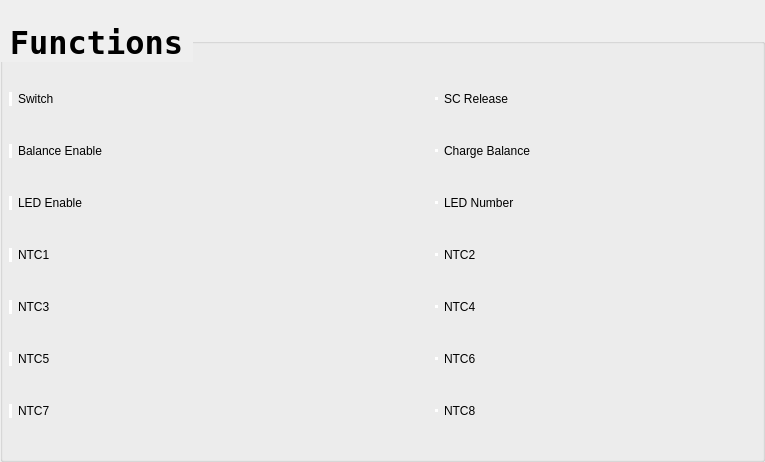
    <widget class="QGroupBox" name="Functions">
     <property name="geometry">
      <rect>
       <x>6</x>
       <y>5</y>
       <width>765</width>
       <height>462</height>
      </rect>
     </property>
     <property name="font">
      <font>
       <family>Luxi Mono</family>
       <pointsize>24</pointsize>
       <weight>75</weight>
       <bold>true</bold>
       <kerning>false</kerning>
      </font>
     </property>
     <property name="styleSheet">
      <string notr="true">QGroupBox::title{
	font = 50pt &quot;Magneto&quot;;
	padding: 24 0px 0 0px
}
QLabel{
	font: 24pt &quot;Luxi Mono&quot;;
}

QSlider::groove:horizontal {
border: 1px solid;
height: 30px; 
margin: 0px;}
QSlider::handle:horizontal {
background-color: black;
border: 5px solid;
height: 50px;
width: 70px; 
margin: 0px 0px;}

QDoubleSpinBox::up-button { 
subcontrol-origin: margin;
subcontrol-position: center left;
width: 40px;
height: 43px;}

QDoubleSpinBox::down-button { 
width: 40px;
height: 43px;}</string>
     </property>
     <property name="title">
      <string>Functions</string>
     </property>
     <widget class="QWidget" name="gridLayoutWidget_2">
      <property name="geometry">
       <rect>
        <x>9</x>
        <y>60</y>
        <width>846</width>
        <height>393</height>
       </rect>
      </property>
      <layout class="QGridLayout" name="gridLayout_2">
       <item row="0" column="3">
        <widget class="QPushButton" name="SCReleaseBtn">
         <property name="sizeIncrement">
          <size>
           <width>10</width>
           <height>0</height>
          </size>
         </property>
         <property name="font">
          <font>
           <family>Magneto</family>
           <pointsize>-1</pointsize>
           <weight>50</weight>
           <italic>false</italic>
           <bold>false</bold>
          </font>
         </property>
         <property name="styleSheet">
          <string notr="true">QLabel{
font: 80pt 'Mistral'}
QGroupBox::title{
	font = 50pt &quot;Magneto&quot;;
	padding: -25 0px 0 0px
}


QPushButton { 
	background: white;
	font: 80px &quot;Magneto&quot;;
	border : none}

QRadioButton {
	border: 20;
	padding: 10px;
	background: white;
	selectionbackgroundcolor: dark grey;
	font: 50px;
}

QRadioButton::indicator{
border : 5px solid black; 
width : 25px;
height : 50px; 
border radius : 1px}

QCheckBox::indicator {
     width: 60px;
     height: 60px;
 }</string>
         </property>
         <property name="text">
          <string/>
         </property>
         <property name="icon">
          <iconset resource="ampy.qrc">
           <normaloff>:/root/radio_off.png</normaloff>
           <normalon>:/root/radio_on.png</normalon>:/root/radio_off.png</iconset>
         </property>
         <property name="iconSize">
          <size>
           <width>45</width>
           <height>45</height>
          </size>
         </property>
         <property name="checkable">
          <bool>true</bool>
         </property>
         <property name="autoExclusive">
          <bool>false</bool>
         </property>
        </widget>
       </item>
       <item row="0" column="4">
        <widget class="QLabel" name="SCReleaseLabel">
         <property name="sizePolicy">
          <sizepolicy hsizetype="Expanding" vsizetype="Minimum">
           <horstretch>0</horstretch>
           <verstretch>0</verstretch>
          </sizepolicy>
         </property>
         <property name="text">
          <string>SC Release</string>
         </property>
        </widget>
       </item>
       <item row="3" column="0">
        <widget class="QPushButton" name="NTC1Btn">
         <property name="sizePolicy">
          <sizepolicy hsizetype="Minimum" vsizetype="Minimum">
           <horstretch>0</horstretch>
           <verstretch>0</verstretch>
          </sizepolicy>
         </property>
         <property name="sizeIncrement">
          <size>
           <width>10</width>
           <height>0</height>
          </size>
         </property>
         <property name="font">
          <font>
           <family>Magneto</family>
           <pointsize>-1</pointsize>
           <weight>50</weight>
           <italic>false</italic>
           <bold>false</bold>
          </font>
         </property>
         <property name="styleSheet">
          <string notr="true">QLabel{
font: 80pt 'Mistral'}
QGroupBox::title{
	font = 50pt &quot;Magneto&quot;;
	padding: -25 0px 0 0px
}


QPushButton { 
	background: white;
	font: 80px &quot;Magneto&quot;;
	border : none}

QRadioButton {
	border: 20;
	padding: 10px;
	background: white;
	selectionbackgroundcolor: dark grey;
	font: 50px;
}

QRadioButton::indicator{
border : 5px solid black; 
width : 25px;
height : 50px; 
border radius : 1px}

QCheckBox::indicator {
     width: 60px;
     height: 60px;
 }</string>
         </property>
         <property name="text">
          <string/>
         </property>
         <property name="icon">
          <iconset resource="ampy.qrc">
           <normaloff>:/root/radio_off.png</normaloff>
           <normalon>:/root/radio_on.png</normalon>:/root/radio_off.png</iconset>
         </property>
         <property name="iconSize">
          <size>
           <width>45</width>
           <height>45</height>
          </size>
         </property>
         <property name="checkable">
          <bool>true</bool>
         </property>
         <property name="autoExclusive">
          <bool>false</bool>
         </property>
        </widget>
       </item>
       <item row="2" column="0">
        <widget class="QPushButton" name="LEDEnableBtn">
         <property name="sizePolicy">
          <sizepolicy hsizetype="Minimum" vsizetype="Minimum">
           <horstretch>0</horstretch>
           <verstretch>0</verstretch>
          </sizepolicy>
         </property>
         <property name="sizeIncrement">
          <size>
           <width>10</width>
           <height>0</height>
          </size>
         </property>
         <property name="font">
          <font>
           <family>Magneto</family>
           <pointsize>-1</pointsize>
           <weight>50</weight>
           <italic>false</italic>
           <bold>false</bold>
          </font>
         </property>
         <property name="styleSheet">
          <string notr="true">QLabel{
font: 80pt 'Mistral'}
QGroupBox::title{
	font = 50pt &quot;Magneto&quot;;
	padding: -25 0px 0 0px
}


QPushButton { 
	background: white;
	font: 80px &quot;Magneto&quot;;
	border : none}

QRadioButton {
	border: 20;
	padding: 10px;
	background: white;
	selectionbackgroundcolor: dark grey;
	font: 50px;
}

QRadioButton::indicator{
border : 5px solid black; 
width : 25px;
height : 50px; 
border radius : 1px}

QCheckBox::indicator {
     width: 60px;
     height: 60px;
 }</string>
         </property>
         <property name="text">
          <string/>
         </property>
         <property name="icon">
          <iconset resource="ampy.qrc">
           <normaloff>:/root/radio_off.png</normaloff>
           <normalon>:/root/radio_on.png</normalon>:/root/radio_off.png</iconset>
         </property>
         <property name="iconSize">
          <size>
           <width>45</width>
           <height>45</height>
          </size>
         </property>
         <property name="checkable">
          <bool>true</bool>
         </property>
         <property name="autoExclusive">
          <bool>false</bool>
         </property>
        </widget>
       </item>
       <item row="1" column="0">
        <widget class="QPushButton" name="BalanceEnableBtn">
         <property name="sizePolicy">
          <sizepolicy hsizetype="Minimum" vsizetype="Minimum">
           <horstretch>0</horstretch>
           <verstretch>0</verstretch>
          </sizepolicy>
         </property>
         <property name="sizeIncrement">
          <size>
           <width>10</width>
           <height>0</height>
          </size>
         </property>
         <property name="font">
          <font>
           <family>Magneto</family>
           <pointsize>-1</pointsize>
           <weight>50</weight>
           <italic>false</italic>
           <bold>false</bold>
          </font>
         </property>
         <property name="styleSheet">
          <string notr="true">QLabel{
font: 80pt 'Mistral'}
QGroupBox::title{
	font = 50pt &quot;Magneto&quot;;
	padding: -25 0px 0 0px
}


QPushButton { 
	background: white;
	font: 80px &quot;Magneto&quot;;
	border : none}

QRadioButton {
	border: 20;
	padding: 10px;
	background: white;
	selectionbackgroundcolor: dark grey;
	font: 50px;
}

QRadioButton::indicator{
border : 5px solid black; 
width : 25px;
height : 50px; 
border radius : 1px}

QCheckBox::indicator {
     width: 60px;
     height: 60px;
 }</string>
         </property>
         <property name="text">
          <string/>
         </property>
         <property name="icon">
          <iconset resource="ampy.qrc">
           <normaloff>:/root/radio_off.png</normaloff>
           <normalon>:/root/radio_on.png</normalon>:/root/radio_off.png</iconset>
         </property>
         <property name="iconSize">
          <size>
           <width>45</width>
           <height>45</height>
          </size>
         </property>
         <property name="checkable">
          <bool>true</bool>
         </property>
         <property name="autoExclusive">
          <bool>false</bool>
         </property>
        </widget>
       </item>
       <item row="4" column="0">
        <widget class="QPushButton" name="NTC3Btn">
         <property name="sizePolicy">
          <sizepolicy hsizetype="Minimum" vsizetype="Minimum">
           <horstretch>0</horstretch>
           <verstretch>0</verstretch>
          </sizepolicy>
         </property>
         <property name="sizeIncrement">
          <size>
           <width>10</width>
           <height>0</height>
          </size>
         </property>
         <property name="font">
          <font>
           <family>Magneto</family>
           <pointsize>-1</pointsize>
           <weight>50</weight>
           <italic>false</italic>
           <bold>false</bold>
          </font>
         </property>
         <property name="styleSheet">
          <string notr="true">QLabel{
font: 80pt 'Mistral'}
QGroupBox::title{
	font = 50pt &quot;Magneto&quot;;
	padding: -25 0px 0 0px
}


QPushButton { 
	background: white;
	font: 80px &quot;Magneto&quot;;
	border : none}

QRadioButton {
	border: 20;
	padding: 10px;
	background: white;
	selectionbackgroundcolor: dark grey;
	font: 50px;
}

QRadioButton::indicator{
border : 5px solid black; 
width : 25px;
height : 50px; 
border radius : 1px}

QCheckBox::indicator {
     width: 60px;
     height: 60px;
 }</string>
         </property>
         <property name="text">
          <string/>
         </property>
         <property name="icon">
          <iconset resource="ampy.qrc">
           <normaloff>:/root/radio_off.png</normaloff>
           <normalon>:/root/radio_on.png</normalon>:/root/radio_off.png</iconset>
         </property>
         <property name="iconSize">
          <size>
           <width>45</width>
           <height>45</height>
          </size>
         </property>
         <property name="checkable">
          <bool>true</bool>
         </property>
         <property name="autoExclusive">
          <bool>false</bool>
         </property>
        </widget>
       </item>
       <item row="5" column="2">
        <widget class="QLabel" name="NTC5Label">
         <property name="sizePolicy">
          <sizepolicy hsizetype="Expanding" vsizetype="Minimum">
           <horstretch>0</horstretch>
           <verstretch>0</verstretch>
          </sizepolicy>
         </property>
         <property name="text">
          <string>NTC5</string>
         </property>
        </widget>
       </item>
       <item row="0" column="0">
        <widget class="QPushButton" name="SwitchBtn">
         <property name="sizePolicy">
          <sizepolicy hsizetype="Minimum" vsizetype="Minimum">
           <horstretch>0</horstretch>
           <verstretch>0</verstretch>
          </sizepolicy>
         </property>
         <property name="sizeIncrement">
          <size>
           <width>10</width>
           <height>0</height>
          </size>
         </property>
         <property name="font">
          <font>
           <family>Magneto</family>
           <pointsize>-1</pointsize>
           <weight>50</weight>
           <italic>false</italic>
           <bold>false</bold>
          </font>
         </property>
         <property name="styleSheet">
          <string notr="true">QLabel{
font: 80pt 'Mistral'}
QGroupBox::title{
	font = 50pt &quot;Magneto&quot;;
	padding: -25 0px 0 0px
}


QPushButton { 
	background: white;
	font: 80px &quot;Magneto&quot;;
	border : none}

QRadioButton {
	border: 20;
	padding: 10px;
	background: white;
	selectionbackgroundcolor: dark grey;
	font: 50px;
}

QRadioButton::indicator{
border : 5px solid black; 
width : 25px;
height : 50px; 
border radius : 1px}

QCheckBox::indicator {
     width: 60px;
     height: 60px;
 }</string>
         </property>
         <property name="text">
          <string/>
         </property>
         <property name="icon">
          <iconset resource="ampy.qrc">
           <normaloff>:/root/radio_off.png</normaloff>
           <normalon>:/root/radio_on.png</normalon>:/root/radio_off.png</iconset>
         </property>
         <property name="iconSize">
          <size>
           <width>45</width>
           <height>45</height>
          </size>
         </property>
         <property name="checkable">
          <bool>true</bool>
         </property>
         <property name="autoExclusive">
          <bool>false</bool>
         </property>
        </widget>
       </item>
       <item row="1" column="4">
        <widget class="QLabel" name="ChargeBalanceLabel">
         <property name="sizePolicy">
          <sizepolicy hsizetype="Expanding" vsizetype="Minimum">
           <horstretch>0</horstretch>
           <verstretch>0</verstretch>
          </sizepolicy>
         </property>
         <property name="text">
          <string>Charge Balance</string>
         </property>
        </widget>
       </item>
       <item row="2" column="2">
        <widget class="QLabel" name="LEDEnableLabel">
         <property name="sizePolicy">
          <sizepolicy hsizetype="Expanding" vsizetype="Minimum">
           <horstretch>0</horstretch>
           <verstretch>0</verstretch>
          </sizepolicy>
         </property>
         <property name="text">
          <string>LED Enable</string>
         </property>
        </widget>
       </item>
       <item row="2" column="4">
        <widget class="QLabel" name="LEDNumberLabel">
         <property name="sizePolicy">
          <sizepolicy hsizetype="Expanding" vsizetype="Minimum">
           <horstretch>0</horstretch>
           <verstretch>0</verstretch>
          </sizepolicy>
         </property>
         <property name="text">
          <string>LED Number</string>
         </property>
        </widget>
       </item>
       <item row="2" column="3">
        <widget class="QPushButton" name="LEDNumberBtn">
         <property name="sizeIncrement">
          <size>
           <width>10</width>
           <height>0</height>
          </size>
         </property>
         <property name="font">
          <font>
           <family>Magneto</family>
           <pointsize>-1</pointsize>
           <weight>50</weight>
           <italic>false</italic>
           <bold>false</bold>
          </font>
         </property>
         <property name="styleSheet">
          <string notr="true">QLabel{
font: 80pt 'Mistral'}
QGroupBox::title{
	font = 50pt &quot;Magneto&quot;;
	padding: -25 0px 0 0px
}


QPushButton { 
	background: white;
	font: 80px &quot;Magneto&quot;;
	border : none}

QRadioButton {
	border: 20;
	padding: 10px;
	background: white;
	selectionbackgroundcolor: dark grey;
	font: 50px;
}

QRadioButton::indicator{
border : 5px solid black; 
width : 25px;
height : 50px; 
border radius : 1px}

QCheckBox::indicator {
     width: 60px;
     height: 60px;
 }</string>
         </property>
         <property name="text">
          <string/>
         </property>
         <property name="icon">
          <iconset resource="ampy.qrc">
           <normaloff>:/root/radio_off.png</normaloff>
           <normalon>:/root/radio_on.png</normalon>:/root/radio_off.png</iconset>
         </property>
         <property name="iconSize">
          <size>
           <width>45</width>
           <height>45</height>
          </size>
         </property>
         <property name="checkable">
          <bool>true</bool>
         </property>
         <property name="autoExclusive">
          <bool>false</bool>
         </property>
        </widget>
       </item>
       <item row="0" column="2">
        <widget class="QLabel" name="SwitchLabel">
         <property name="sizePolicy">
          <sizepolicy hsizetype="Expanding" vsizetype="Minimum">
           <horstretch>0</horstretch>
           <verstretch>0</verstretch>
          </sizepolicy>
         </property>
         <property name="text">
          <string>Switch</string>
         </property>
        </widget>
       </item>
       <item row="1" column="3">
        <widget class="QPushButton" name="ChargeBalanceBtn">
         <property name="sizeIncrement">
          <size>
           <width>10</width>
           <height>0</height>
          </size>
         </property>
         <property name="font">
          <font>
           <family>Magneto</family>
           <pointsize>-1</pointsize>
           <weight>50</weight>
           <italic>false</italic>
           <bold>false</bold>
          </font>
         </property>
         <property name="styleSheet">
          <string notr="true">QLabel{
font: 80pt 'Mistral'}
QGroupBox::title{
	font = 50pt &quot;Magneto&quot;;
	padding: -25 0px 0 0px
}


QPushButton { 
	background: white;
	font: 80px &quot;Magneto&quot;;
	border : none}

QRadioButton {
	border: 20;
	padding: 10px;
	background: white;
	selectionbackgroundcolor: dark grey;
	font: 50px;
}

QRadioButton::indicator{
border : 5px solid black; 
width : 25px;
height : 50px; 
border radius : 1px}

QCheckBox::indicator {
     width: 60px;
     height: 60px;
 }</string>
         </property>
         <property name="text">
          <string/>
         </property>
         <property name="icon">
          <iconset resource="ampy.qrc">
           <normaloff>:/root/radio_off.png</normaloff>
           <normalon>:/root/radio_on.png</normalon>:/root/radio_off.png</iconset>
         </property>
         <property name="iconSize">
          <size>
           <width>45</width>
           <height>45</height>
          </size>
         </property>
         <property name="checkable">
          <bool>true</bool>
         </property>
         <property name="autoExclusive">
          <bool>false</bool>
         </property>
        </widget>
       </item>
       <item row="3" column="3">
        <widget class="QPushButton" name="NTC2Btn">
         <property name="sizeIncrement">
          <size>
           <width>10</width>
           <height>0</height>
          </size>
         </property>
         <property name="font">
          <font>
           <family>Magneto</family>
           <pointsize>-1</pointsize>
           <weight>50</weight>
           <italic>false</italic>
           <bold>false</bold>
          </font>
         </property>
         <property name="styleSheet">
          <string notr="true">QLabel{
font: 80pt 'Mistral'}
QGroupBox::title{
	font = 50pt &quot;Magneto&quot;;
	padding: -25 0px 0 0px
}


QPushButton { 
	background: white;
	font: 80px &quot;Magneto&quot;;
	border : none}

QRadioButton {
	border: 20;
	padding: 10px;
	background: white;
	selectionbackgroundcolor: dark grey;
	font: 50px;
}

QRadioButton::indicator{
border : 5px solid black; 
width : 25px;
height : 50px; 
border radius : 1px}

QCheckBox::indicator {
     width: 60px;
     height: 60px;
 }</string>
         </property>
         <property name="text">
          <string/>
         </property>
         <property name="icon">
          <iconset resource="ampy.qrc">
           <normaloff>:/root/radio_off.png</normaloff>
           <normalon>:/root/radio_on.png</normalon>:/root/radio_off.png</iconset>
         </property>
         <property name="iconSize">
          <size>
           <width>45</width>
           <height>45</height>
          </size>
         </property>
         <property name="checkable">
          <bool>true</bool>
         </property>
         <property name="autoExclusive">
          <bool>false</bool>
         </property>
        </widget>
       </item>
       <item row="4" column="3">
        <widget class="QPushButton" name="NTC4Btn">
         <property name="sizeIncrement">
          <size>
           <width>10</width>
           <height>0</height>
          </size>
         </property>
         <property name="font">
          <font>
           <family>Magneto</family>
           <pointsize>-1</pointsize>
           <weight>50</weight>
           <italic>false</italic>
           <bold>false</bold>
          </font>
         </property>
         <property name="styleSheet">
          <string notr="true">QLabel{
font: 80pt 'Mistral'}
QGroupBox::title{
	font = 50pt &quot;Magneto&quot;;
	padding: -25 0px 0 0px
}


QPushButton { 
	background: white;
	font: 80px &quot;Magneto&quot;;
	border : none}

QRadioButton {
	border: 20;
	padding: 10px;
	background: white;
	selectionbackgroundcolor: dark grey;
	font: 50px;
}

QRadioButton::indicator{
border : 5px solid black; 
width : 25px;
height : 50px; 
border radius : 1px}

QCheckBox::indicator {
     width: 60px;
     height: 60px;
 }</string>
         </property>
         <property name="text">
          <string/>
         </property>
         <property name="icon">
          <iconset resource="ampy.qrc">
           <normaloff>:/root/radio_off.png</normaloff>
           <normalon>:/root/radio_on.png</normalon>:/root/radio_off.png</iconset>
         </property>
         <property name="iconSize">
          <size>
           <width>45</width>
           <height>45</height>
          </size>
         </property>
         <property name="checkable">
          <bool>true</bool>
         </property>
         <property name="autoExclusive">
          <bool>false</bool>
         </property>
        </widget>
       </item>
       <item row="5" column="0">
        <widget class="QPushButton" name="NTC5Btn">
         <property name="sizePolicy">
          <sizepolicy hsizetype="Minimum" vsizetype="Minimum">
           <horstretch>0</horstretch>
           <verstretch>0</verstretch>
          </sizepolicy>
         </property>
         <property name="sizeIncrement">
          <size>
           <width>10</width>
           <height>0</height>
          </size>
         </property>
         <property name="font">
          <font>
           <family>Magneto</family>
           <pointsize>-1</pointsize>
           <weight>50</weight>
           <italic>false</italic>
           <bold>false</bold>
          </font>
         </property>
         <property name="styleSheet">
          <string notr="true">QLabel{
font: 80pt 'Mistral'}
QGroupBox::title{
	font = 50pt &quot;Magneto&quot;;
	padding: -25 0px 0 0px
}


QPushButton { 
	background: white;
	font: 80px &quot;Magneto&quot;;
	border : none}

QRadioButton {
	border: 20;
	padding: 10px;
	background: white;
	selectionbackgroundcolor: dark grey;
	font: 50px;
}

QRadioButton::indicator{
border : 5px solid black; 
width : 25px;
height : 50px; 
border radius : 1px}

QCheckBox::indicator {
     width: 60px;
     height: 60px;
 }</string>
         </property>
         <property name="text">
          <string/>
         </property>
         <property name="icon">
          <iconset resource="ampy.qrc">
           <normaloff>:/root/radio_off.png</normaloff>
           <normalon>:/root/radio_on.png</normalon>:/root/radio_off.png</iconset>
         </property>
         <property name="iconSize">
          <size>
           <width>45</width>
           <height>45</height>
          </size>
         </property>
         <property name="checkable">
          <bool>true</bool>
         </property>
         <property name="autoExclusive">
          <bool>false</bool>
         </property>
        </widget>
       </item>
       <item row="6" column="0">
        <widget class="QPushButton" name="NTC7Btn">
         <property name="sizePolicy">
          <sizepolicy hsizetype="Minimum" vsizetype="Minimum">
           <horstretch>0</horstretch>
           <verstretch>0</verstretch>
          </sizepolicy>
         </property>
         <property name="sizeIncrement">
          <size>
           <width>10</width>
           <height>0</height>
          </size>
         </property>
         <property name="font">
          <font>
           <family>Magneto</family>
           <pointsize>-1</pointsize>
           <weight>50</weight>
           <italic>false</italic>
           <bold>false</bold>
          </font>
         </property>
         <property name="styleSheet">
          <string notr="true">QLabel{
font: 80pt 'Mistral'}
QGroupBox::title{
	font = 50pt &quot;Magneto&quot;;
	padding: -25 0px 0 0px
}


QPushButton { 
	background: white;
	font: 80px &quot;Magneto&quot;;
	border : none}

QRadioButton {
	border: 20;
	padding: 10px;
	background: white;
	selectionbackgroundcolor: dark grey;
	font: 50px;
}

QRadioButton::indicator{
border : 5px solid black; 
width : 25px;
height : 50px; 
border radius : 1px}

QCheckBox::indicator {
     width: 60px;
     height: 60px;
 }</string>
         </property>
         <property name="text">
          <string/>
         </property>
         <property name="icon">
          <iconset resource="ampy.qrc">
           <normaloff>:/root/radio_off.png</normaloff>
           <normalon>:/root/radio_on.png</normalon>:/root/radio_off.png</iconset>
         </property>
         <property name="iconSize">
          <size>
           <width>45</width>
           <height>45</height>
          </size>
         </property>
         <property name="checkable">
          <bool>true</bool>
         </property>
         <property name="autoExclusive">
          <bool>false</bool>
         </property>
        </widget>
       </item>
       <item row="4" column="2">
        <widget class="QLabel" name="NTC3Label">
         <property name="sizePolicy">
          <sizepolicy hsizetype="Expanding" vsizetype="Minimum">
           <horstretch>0</horstretch>
           <verstretch>0</verstretch>
          </sizepolicy>
         </property>
         <property name="text">
          <string>NTC3</string>
         </property>
        </widget>
       </item>
       <item row="4" column="4">
        <widget class="QLabel" name="NTC4Label">
         <property name="sizePolicy">
          <sizepolicy hsizetype="Expanding" vsizetype="Minimum">
           <horstretch>0</horstretch>
           <verstretch>0</verstretch>
          </sizepolicy>
         </property>
         <property name="text">
          <string>NTC4</string>
         </property>
        </widget>
       </item>
       <item row="6" column="2">
        <widget class="QLabel" name="NTC7Label">
         <property name="sizePolicy">
          <sizepolicy hsizetype="Expanding" vsizetype="Minimum">
           <horstretch>0</horstretch>
           <verstretch>0</verstretch>
          </sizepolicy>
         </property>
         <property name="text">
          <string>NTC7</string>
         </property>
        </widget>
       </item>
       <item row="3" column="2">
        <widget class="QLabel" name="NTC1Label">
         <property name="sizePolicy">
          <sizepolicy hsizetype="Expanding" vsizetype="Minimum">
           <horstretch>0</horstretch>
           <verstretch>0</verstretch>
          </sizepolicy>
         </property>
         <property name="text">
          <string>NTC1</string>
         </property>
        </widget>
       </item>
       <item row="6" column="3">
        <widget class="QPushButton" name="NTC8Btn">
         <property name="sizeIncrement">
          <size>
           <width>10</width>
           <height>0</height>
          </size>
         </property>
         <property name="font">
          <font>
           <family>Magneto</family>
           <pointsize>-1</pointsize>
           <weight>50</weight>
           <italic>false</italic>
           <bold>false</bold>
          </font>
         </property>
         <property name="styleSheet">
          <string notr="true">QLabel{
font: 80pt 'Mistral'}
QGroupBox::title{
	font = 50pt &quot;Magneto&quot;;
	padding: -25 0px 0 0px
}


QPushButton { 
	background: white;
	font: 80px &quot;Magneto&quot;;
	border : none}

QRadioButton {
	border: 20;
	padding: 10px;
	background: white;
	selectionbackgroundcolor: dark grey;
	font: 50px;
}

QRadioButton::indicator{
border : 5px solid black; 
width : 25px;
height : 50px; 
border radius : 1px}

QCheckBox::indicator {
     width: 60px;
     height: 60px;
 }</string>
         </property>
         <property name="text">
          <string/>
         </property>
         <property name="icon">
          <iconset resource="ampy.qrc">
           <normaloff>:/root/radio_off.png</normaloff>
           <normalon>:/root/radio_on.png</normalon>:/root/radio_off.png</iconset>
         </property>
         <property name="iconSize">
          <size>
           <width>45</width>
           <height>45</height>
          </size>
         </property>
         <property name="checkable">
          <bool>true</bool>
         </property>
         <property name="autoExclusive">
          <bool>false</bool>
         </property>
        </widget>
       </item>
       <item row="3" column="4">
        <widget class="QLabel" name="NTC2Label">
         <property name="sizePolicy">
          <sizepolicy hsizetype="Expanding" vsizetype="Minimum">
           <horstretch>0</horstretch>
           <verstretch>0</verstretch>
          </sizepolicy>
         </property>
         <property name="text">
          <string>NTC2</string>
         </property>
        </widget>
       </item>
       <item row="5" column="4">
        <widget class="QLabel" name="NTC6Label">
         <property name="sizePolicy">
          <sizepolicy hsizetype="Expanding" vsizetype="Minimum">
           <horstretch>0</horstretch>
           <verstretch>0</verstretch>
          </sizepolicy>
         </property>
         <property name="text">
          <string>NTC6</string>
         </property>
        </widget>
       </item>
       <item row="5" column="3">
        <widget class="QPushButton" name="NTC6Btn">
         <property name="sizeIncrement">
          <size>
           <width>10</width>
           <height>0</height>
          </size>
         </property>
         <property name="font">
          <font>
           <family>Magneto</family>
           <pointsize>-1</pointsize>
           <weight>50</weight>
           <italic>false</italic>
           <bold>false</bold>
          </font>
         </property>
         <property name="styleSheet">
          <string notr="true">QLabel{
font: 80pt 'Mistral'}
QGroupBox::title{
	font = 50pt &quot;Magneto&quot;;
	padding: -25 0px 0 0px
}


QPushButton { 
	background: white;
	font: 80px &quot;Magneto&quot;;
	border : none}

QRadioButton {
	border: 20;
	padding: 10px;
	background: white;
	selectionbackgroundcolor: dark grey;
	font: 50px;
}

QRadioButton::indicator{
border : 5px solid black; 
width : 25px;
height : 50px; 
border radius : 1px}

QCheckBox::indicator {
     width: 60px;
     height: 60px;
 }</string>
         </property>
         <property name="text">
          <string/>
         </property>
         <property name="icon">
          <iconset resource="ampy.qrc">
           <normaloff>:/root/radio_off.png</normaloff>
           <normalon>:/root/radio_on.png</normalon>:/root/radio_off.png</iconset>
         </property>
         <property name="iconSize">
          <size>
           <width>45</width>
           <height>45</height>
          </size>
         </property>
         <property name="checkable">
          <bool>true</bool>
         </property>
         <property name="autoExclusive">
          <bool>false</bool>
         </property>
        </widget>
       </item>
       <item row="6" column="4">
        <widget class="QLabel" name="NTC8Label">
         <property name="sizePolicy">
          <sizepolicy hsizetype="Expanding" vsizetype="Minimum">
           <horstretch>0</horstretch>
           <verstretch>0</verstretch>
          </sizepolicy>
         </property>
         <property name="text">
          <string>NTC8</string>
         </property>
        </widget>
       </item>
       <item row="1" column="2">
        <widget class="QLabel" name="BalanceEnableLabel">
         <property name="sizePolicy">
          <sizepolicy hsizetype="Expanding" vsizetype="Minimum">
           <horstretch>0</horstretch>
           <verstretch>0</verstretch>
          </sizepolicy>
         </property>
         <property name="text">
          <string>Balance Enable</string>
         </property>
        </widget>
       </item>
      </layout>
     </widget>
    </widget>
